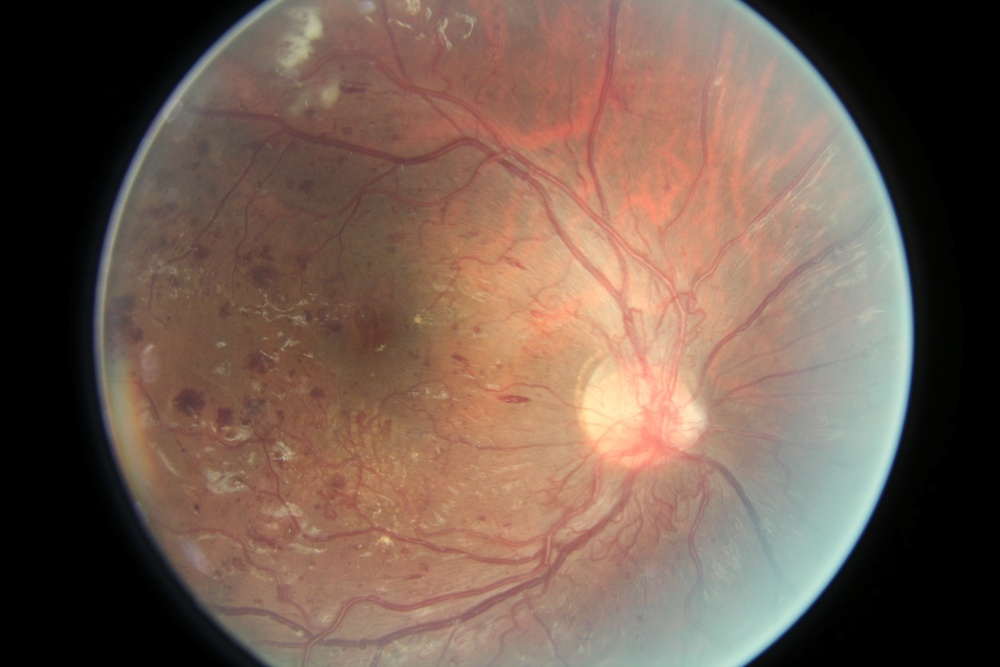
#> input picture DiabeticRetinopathy/16_left.jpeg, 1000 x 667 px, shrunk from 3888 x 2592 before the run
$ python ImageGradient.py   (older library calls are emulated)
#> lines starting #> are read from the running program, lines starting #| are printed output that depends on the picture
__author__ = 'Vamshi'

import cv2
import numpy as np
from matplotlib import pyplot as plt

img = cv2.imread('16_left.jpeg',0)
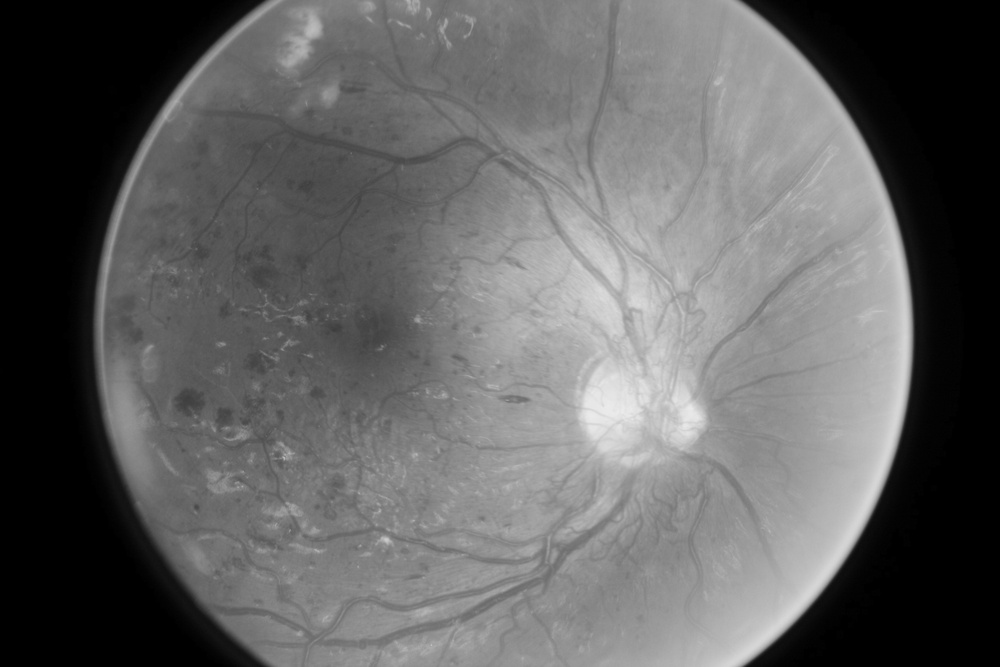
#> img: shape (667, 1000); min 0, max 236, mean 97.6

# Output dtype = cv2.CV_8U
sobelx8u = cv2.Sobel(img,cv2.CV_8U,1,0,ksize=5)
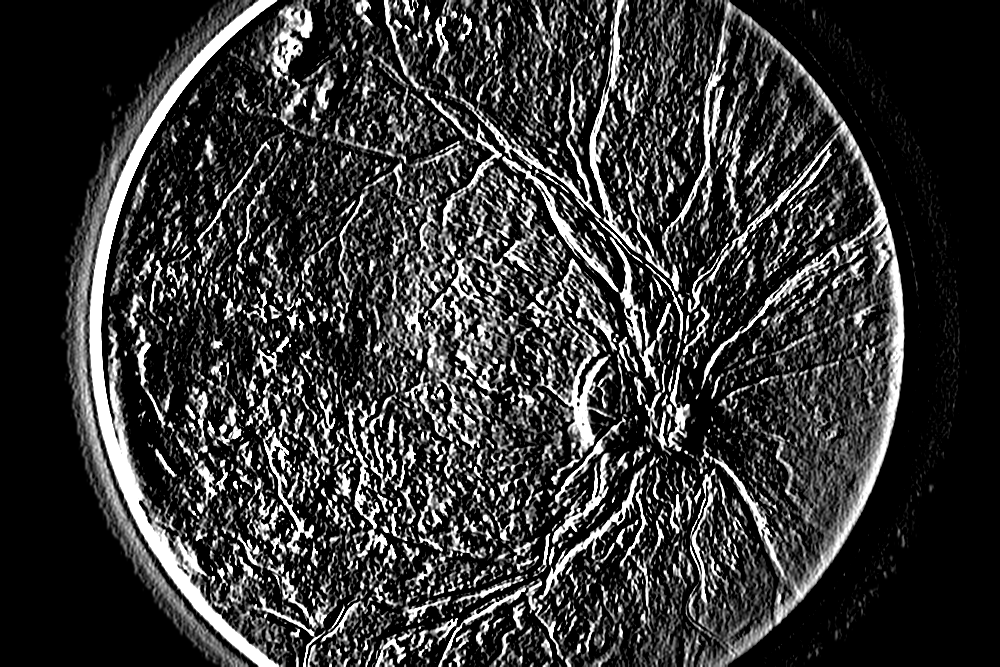
#> sobelx8u: shape (667, 1000); min 0, max 255, mean 53.5

# Output dtype = cv2.CV_64F. Then take its absolute and convert to cv2.CV_8U
sobelx64f = cv2.Sobel(img,cv2.CV_64F,1,0,ksize=5)
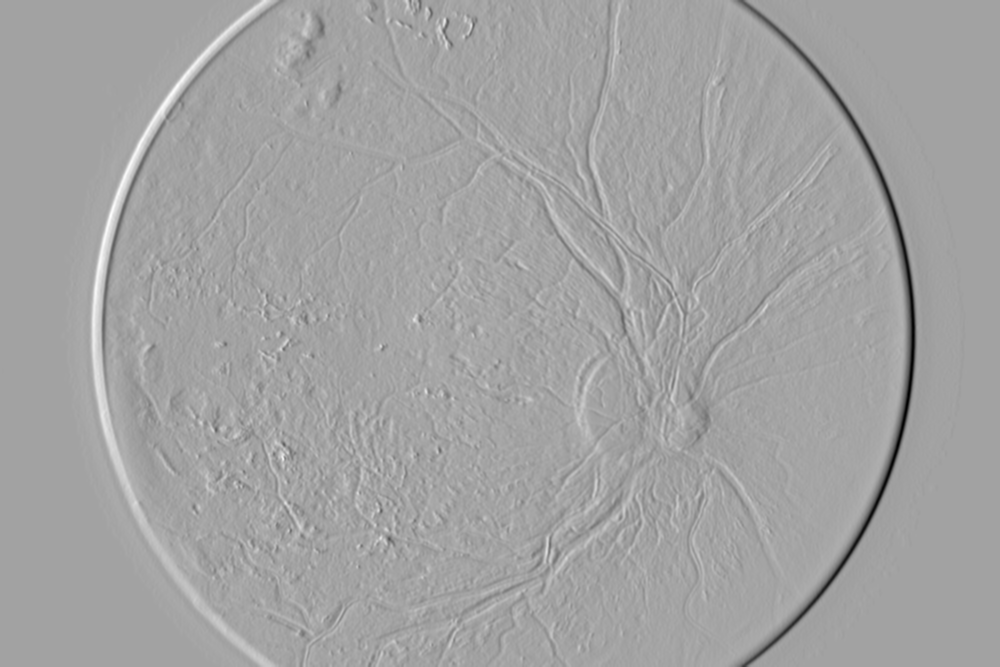
#> sobelx64f: shape (667, 1000) float64; min -4382, max 2477, mean 0; drawn with min black and max white
abs_sobel64f = np.absolute(sobelx64f)
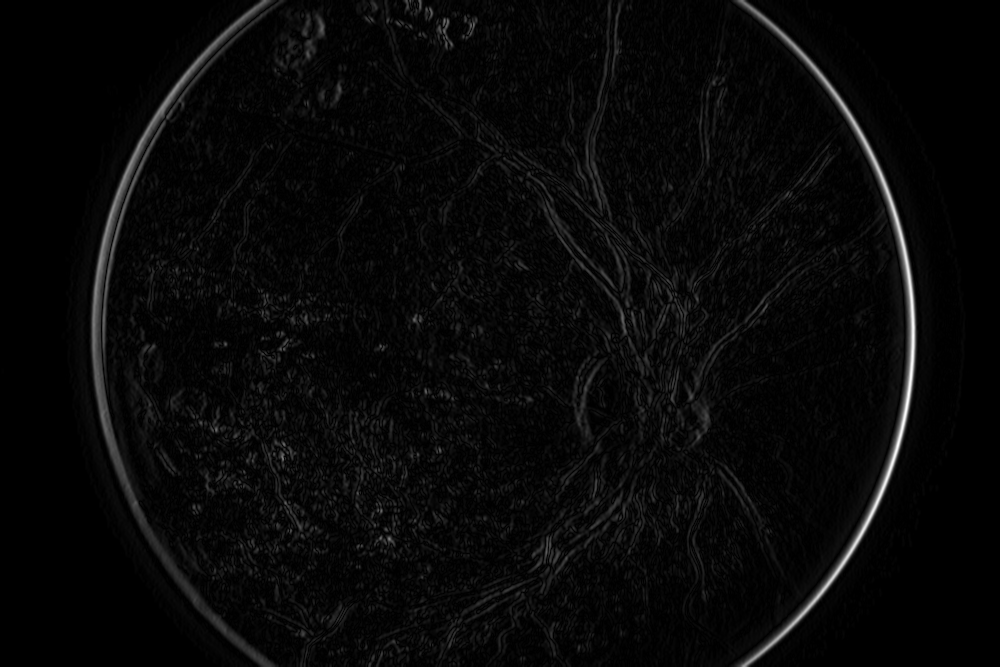
#> abs_sobel64f: shape (667, 1000) float64; min 0, max 4382, mean 148.8; drawn with min black and max white
sobel_8u = np.uint8(abs_sobel64f)
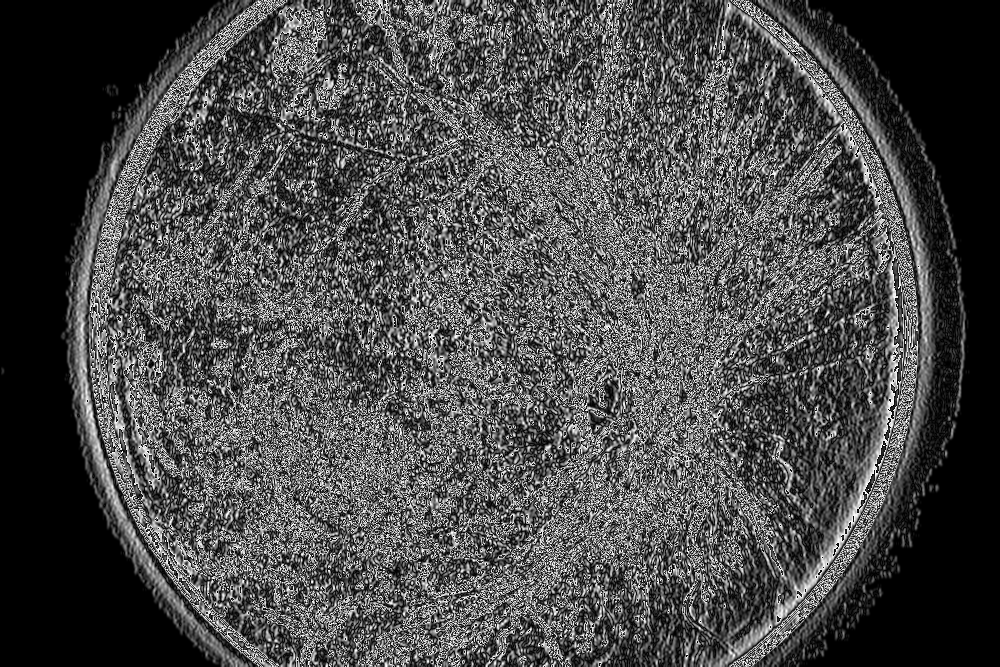
#> sobel_8u: shape (667, 1000); min 0, max 255, mean 74.2

plt.subplot(1,3,1),plt.imshow(img,cmap = 'gray')
plt.title('Original'), plt.xticks([]), plt.yticks([])
plt.subplot(1,3,2),plt.imshow(sobelx8u,cmap = 'gray')
plt.title('Sobel CV_8U'), plt.xticks([]), plt.yticks([])
plt.subplot(1,3,3),plt.imshow(sobel_8u,cmap = 'gray')
plt.title('Sobel abs(CV_64F)'), plt.xticks([]), plt.yticks([])

plt.show()

$ run again, with DiabeticRetinopathy/10_left.jpeg copied over DiabeticRetinopathy/16_left.jpeg
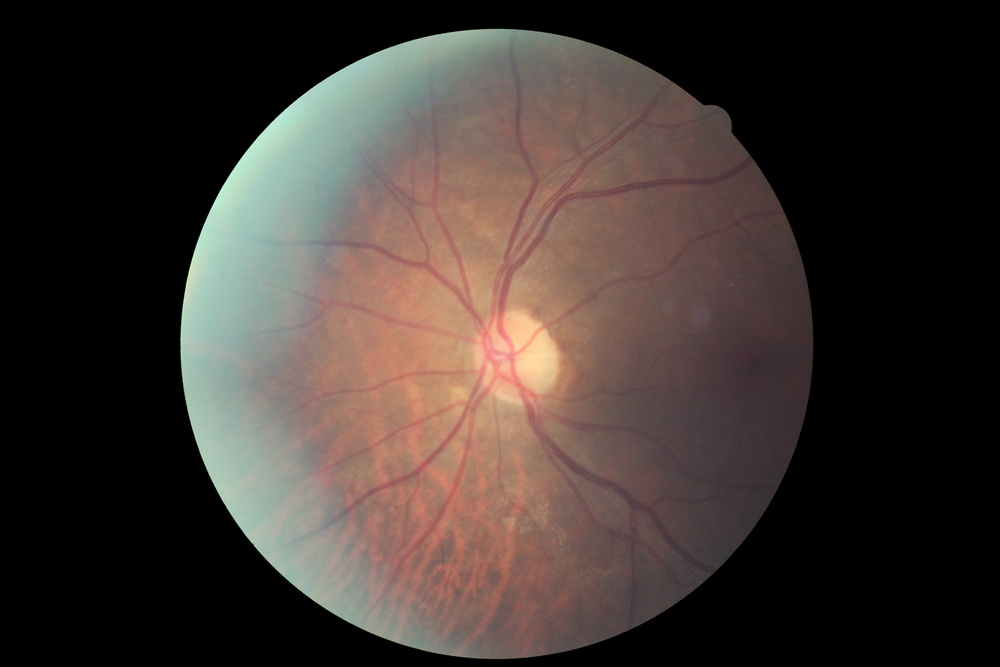
#> input picture DiabeticRetinopathy/10_left.jpeg, 1000 x 667 px, shrunk from 4752 x 3168 before the run
#> `sobelx64f = cv2.Sobel(img,cv2.CV_64F,1,0,ksize=5)`:
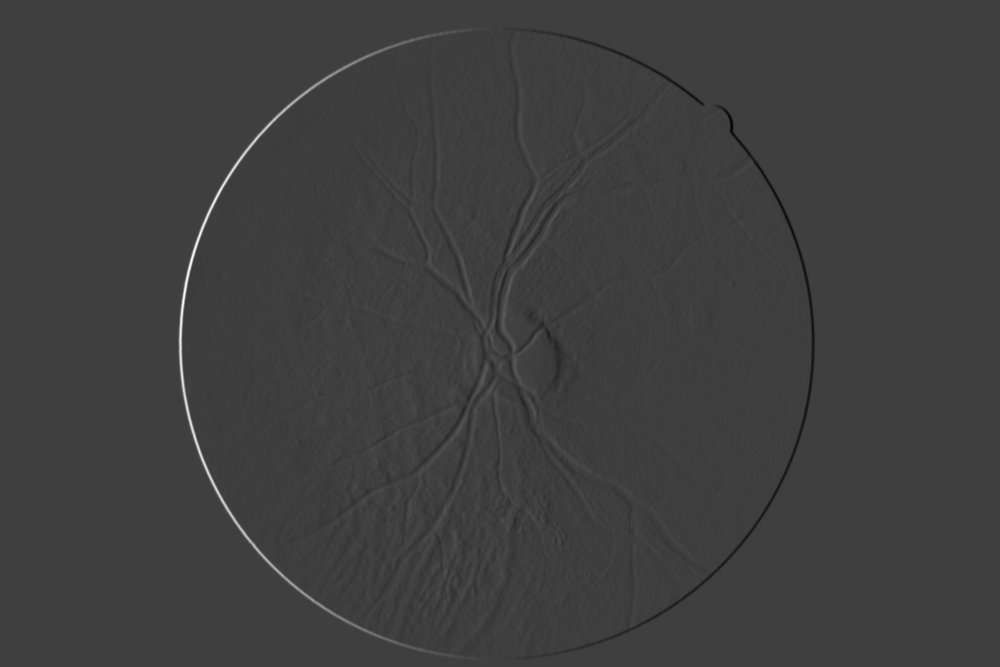
#> sobelx64f: shape (667, 1000) float64; min -3500, max 10574, mean 0; drawn with min black and max white
#> `sobel_8u = np.uint8(abs_sobel64f)`:
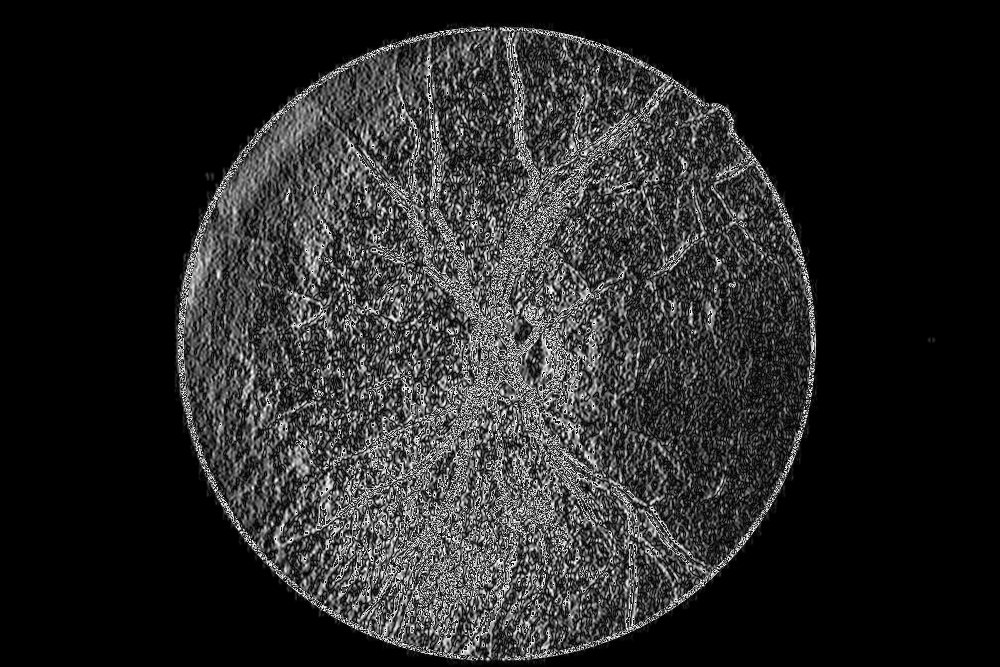
#> sobel_8u: shape (667, 1000); min 0, max 255, mean 39.1

$ run again, with DiabeticRetinopathy/deskew.jpg copied over DiabeticRetinopathy/16_left.jpeg
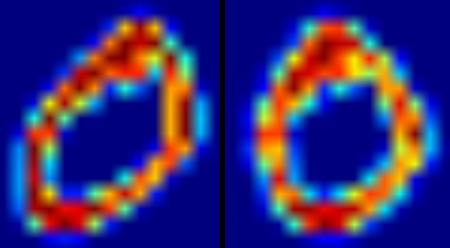
#> input picture DiabeticRetinopathy/deskew.jpg, 450 x 248 px
#> `abs_sobel64f = np.absolute(sobelx64f)`:
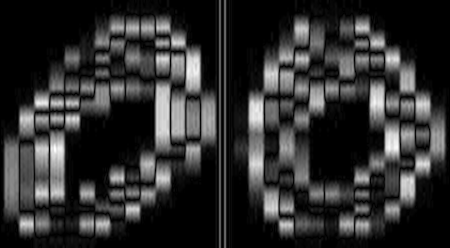
#> abs_sobel64f: shape (248, 450) float64; min 0, max 1711, mean 323.3; drawn with min black and max white
#> `sobel_8u = np.uint8(abs_sobel64f)`:
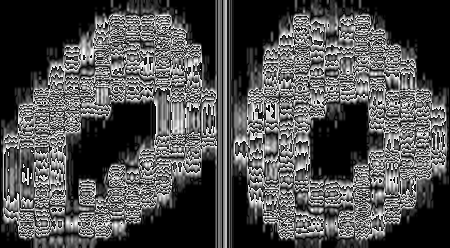
#> sobel_8u: shape (248, 450); min 0, max 255, mean 77.8
